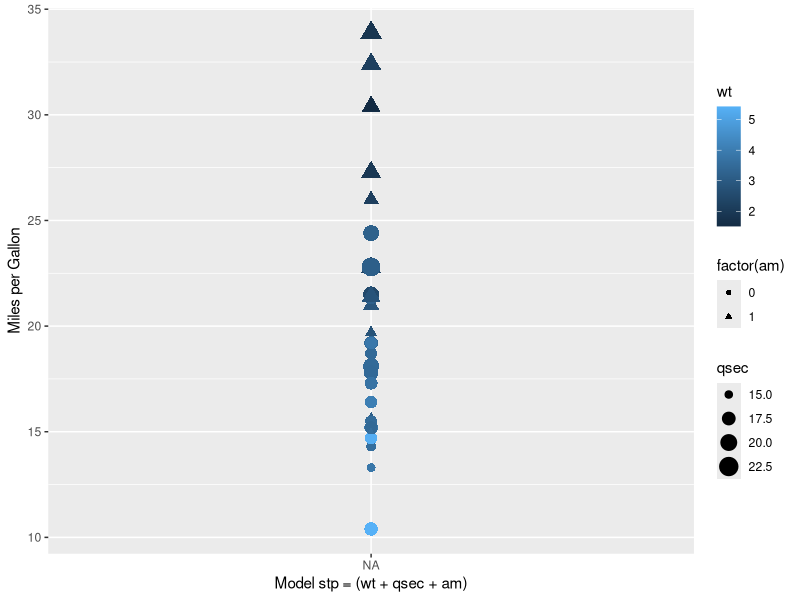

This chart was generated by the following R code:
## ---- chunk 1
setwd("~/Desktop/Coursera_R/7_Regression Models/RM_proj_MPG_MotorTrendData");sessionInfo();installed.packages();date()
## ---- chunk 2
rm(list=ls());library(car);library(dplyr);library(MASS);data("mtcars");any(is.na(mtcars))
## ---- chunk 3
data("mtcars")
for(i in c(2,8:11))mtcars[,i] <- as.factor(mtcars[,i]);
str(mtcars)
## ---- chunk 4
library(stats);library(MASS);library(ggplot2)
fstp <- lm(mpg ~ ., data = mtcars)
stp <- step(fstp, trace = FALSE)
coef(summary(stp))
summary(stp)$r.squared
par(mfrow = c(1, 1), mar = c(4,4,4,2))
g <- ggplot(mtcars, aes(x = (wt + qsec + am), y = mpg),)
g <- g + xlab("Model stp = (wt + qsec + am)")
g <- g + ylab("Miles per Gallon")
g <- g + geom_smooth(aes(method = "lm", shape = factor(am)))
g <- g + geom_point(aes(shape = factor(am), size=qsec, colour=wt))
g
